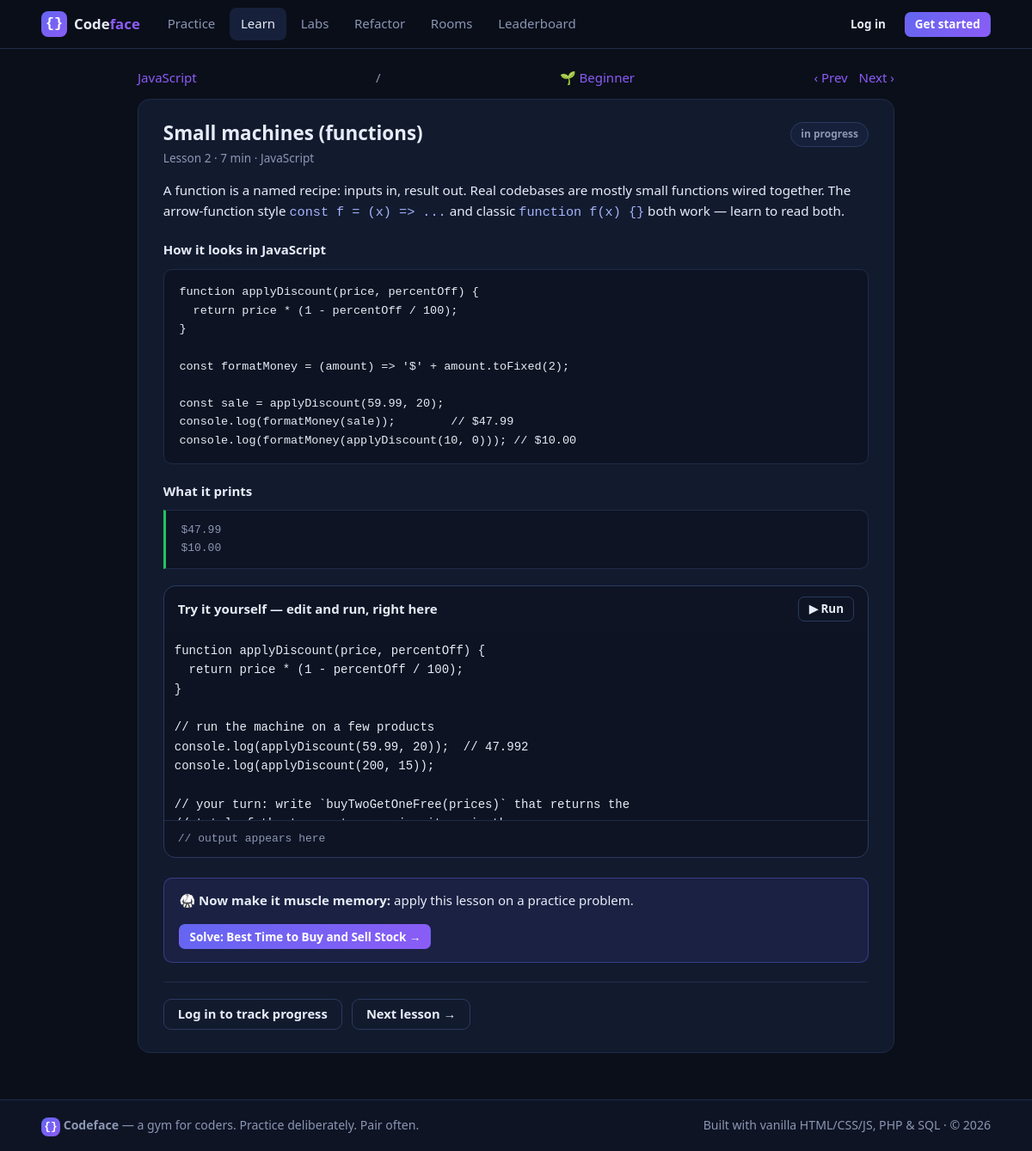
Page /frontend/learn-lesson.php?l=javascript&n=2 on the committed database.
### tables this page shows
CREATE TABLE learn_lessons (
  id             INTEGER PRIMARY KEY AUTOINCREMENT,
  track          TEXT NOT NULL,
  position       INTEGER NOT NULL,
  slug           TEXT NOT NULL,
  title          TEXT NOT NULL,
  concept        TEXT NOT NULL,
  example_code   TEXT NOT NULL DEFAULT '',
  example_output TEXT NOT NULL DEFAULT '',
  try_code       TEXT NOT NULL DEFAULT '',
  problem_slug   TEXT NOT NULL DEFAULT '',
  minutes        INTEGER NOT NULL DEFAULT 5,
  UNIQUE(track, slug)
);

CREATE TABLE problems (
  id            INTEGER PRIMARY KEY AUTOINCREMENT,
  slug          TEXT NOT NULL UNIQUE,
  title         TEXT NOT NULL,
  difficulty    TEXT NOT NULL CHECK (difficulty IN ('easy','medium','hard')),
  category      TEXT NOT NULL DEFAULT '',
  description   TEXT NOT NULL,
  tags          TEXT NOT NULL DEFAULT '',
  function_name TEXT NOT NULL,
  starter_js    TEXT NOT NULL,
  solution_js   TEXT NOT NULL DEFAULT '',
  tests_json    TEXT NOT NULL,
  starters_json TEXT,
  points        INTEGER NOT NULL DEFAULT 10,
  ai_user_id    INTEGER NULL REFERENCES users(id) ON DELETE CASCADE,
  created_at    TEXT NOT NULL DEFAULT (datetime('now'))
);

### backend/lib/langs.php (called while the page is built, shortened)
<?php
function cf_languages(): array {
    static $langs = null;
    if ($langs !== null) return $langs;
    return $langs;
}
function cf_runner_available(string $lang): bool {
    $r = cf_languages()[$lang]['runner'] ?? null;
    return in_array($r, ['js', 'ts', 'python'], true);
}

### backend/lib/learnbank.php (called while the page is built, shortened)
<?php
function cf_learn_extra_meta(): array {
    return [
        'sql' => [
            'name' => 'SQL', 'monaco' => 'sql', 'runner' => null, 'case' => 'snake',
            'blurb' => 'The universal language of data. Four keywords — SELECT, FROM, WHERE, JOIN — run every app you have ever used.',
        ],
        'bash' => [
            'name' => 'Bash (shell)', 'monaco' => 'shell', 'runner' => null, 'case' => 'snake',
            'blurb' => 'The glue of every server on Earth. Tiny scripts that move mountains of files, logs, and deploys.',
        ],
        'htmlcss' => [
            'name' => 'HTML & CSS', 'monaco' => 'html', 'runner' => null, 'case' => 'snake',
            'blurb' => 'Structure and style — the two notations every screen on the internet is built with.',
        ],
    ];
}
function cf_learn_tracks_meta(?string $id = null) {
    static $all = null;
    if ($all === null) $all = cf_languages() + cf_learn_extra_meta();
    return $id === null ? $all : ($all[$id] ?? null);
}
function cf_learn_levels(): array {
    return [
        'beginner' => [
            'name' => 'Beginner', 'range' => [1, 4], 'icon' => '🌱',
            'blurb' => 'Start from zero: values, variables, conditions and loops — your first programs that actually do something.',
        ],
        'intermediate' => [
            'name' => 'Intermediate', 'range' => [5, 8], 'icon' => '🌿',
            'blurb' => 'Level up: collections, strings and the everyday text/data pipelines real jobs run on.',
        ],
        'advance' => [
            'name' => 'Advance', 'range' => [9, 12], 'icon' => '🌳',
            'blurb' => 'Think like an engineer: structure, abstractions, file I/O and the idioms that separate hobby code from pro code.',
        ],
        'pro' => [
            'name' => 'Pro', 'range' => [13, 16], 'icon' => '🏆',
            'blurb' => 'Prove it: production patterns, testing, tooling and a capstone mini-project that assembles the whole track, end to end.',
        ],
    ];
}
function cf_learn_level_of_position(int $pos): string {
    foreach (cf_learn_levels() as $slug => $lv) {
        if ($pos >= $lv['range'][0] && $pos <= $lv['range'][1]) return $slug;
    }
    return 'beginner';
}

### backend/lib/db.php (called while the page is built, shortened)
<?php
function db(): PDO {
    static $pdo = null;
    global $config;
    if ($pdo instanceof PDO) return $pdo;
    require_once __DIR__ . '/content_seed.php';
    $cfg    = $config['db'];
    $driver = $cfg['driver'];
    if ($driver === 'mysql') {
        $m = $cfg['mysql'];
        $pdo = new PDO(
            "mysql:host={$m['host']};port={$m['port']};charset={$m['charset']}",
            $m['user'],
            $m['pass'],
            [
                PDO::ATTR_ERRMODE            => PDO::ERRMODE_EXCEPTION,
                PDO::ATTR_DEFAULT_FETCH_MODE => PDO::FETCH_ASSOC,
                PDO::ATTR_EMULATE_PREPARES   => false,
            ]
        );
        $dbName = preg_replace('/[^A-Za-z0-9_]/', '', (string)($m['name'] ?? 'codeface')) ?: 'codeface';
        $pdo->exec("CREATE DATABASE IF NOT EXISTS `{$dbName}` CHARACTER SET utf8mb4 COLLATE utf8mb4_unicode_ci");
        $pdo->exec("USE `{$dbName}`");
        $hasUsers = (bool)$pdo->query("SHOW TABLES LIKE 'users'")->fetch();
        if (!$hasUsers) {
            db_run_sql_file($pdo, __DIR__ . '/../../database/schema.mysql.sql');
            seed_database($pdo);
        } else {
            seed_database_if_empty($pdo);
        }
    } else {
        $path  = $cfg['sqlite_path'];
        $fresh = !file_exists($path) || filesize($path) === 0;
        $pdo = new PDO('sqlite:' . $path, null, null, [
            PDO::ATTR_ERRMODE            => PDO::ERRMODE_EXCEPTION,
            PDO::ATTR_DEFAULT_FETCH_MODE => PDO::FETCH_ASSOC,
        ]);
        $pdo->exec('PRAGMA journal_mode = WAL');
        $pdo->exec('PRAGMA foreign_keys = ON');
    }
    cf_migrate_and_seed($pdo);
    return $pdo;
}
function db_one(string $sql, array $params = []): ?array {
    $st = db()->prepare($sql);
    $st->execute($params);
    $row = $st->fetch();
    return $row === false ? null : $row;
}

### backend/config/config.php (called while the page is built)
<?php
return [
    'app' => [
        'name'    => 'Codeface',
        'tagline' => 'A gym for coders',
    ],
    'db' => [
        'driver'      => getenv('CODEFACE_DB_DRIVER') ?: 'sqlite',
        'sqlite_path' => getenv('CODEFACE_SQLITE') ?: __DIR__ . '/../../database/data/codeface.sqlite',
        'mysql'       => [
            'host'    => getenv('CODEFACE_DB_HOST') ?: '127.0.0.1',
            'port'    => getenv('CODEFACE_DB_PORT') ?: '3306',
            'name'    => getenv('CODEFACE_DB_NAME') ?: 'codeface',
            'user'    => getenv('CODEFACE_DB_USER') ?: 'root',
            'pass'    => getenv('CODEFACE_DB_PASS') !== false ? getenv('CODEFACE_DB_PASS') : '',
            'charset' => 'utf8mb4',
        ],
    ],
    'smtp' => [
        'host'      => getenv('CODEFACE_SMTP_HOST') ?: 'smtp.gmail.com',
        'port'      => (int)(getenv('CODEFACE_SMTP_PORT') ?: 587),
        'secure'    => getenv('CODEFACE_SMTP_SECURE') ?: 'tls',
        'user'      => getenv('CODEFACE_SMTP_USER') ?: '',
        'pass'      => getenv('CODEFACE_SMTP_PASS') ?: '',
        'from'      => getenv('CODEFACE_SMTP_FROM') ?: (getenv('CODEFACE_SMTP_USER') ?: 'no-reply@codeface.local'),
        'from_name' => 'Codeface',
    ],
    'sse' => [
        'enabled'     => true,
        'max_seconds' => 50,
        'tick_ms'     => 600,
    ],
];

### backend/lib/bootstrap.php (called while the page is built, shortened)
<?php
$config = require __DIR__ . '/../config/config.php';
require __DIR__ . '/helpers.php';
require __DIR__ . '/langs.php';
require __DIR__ . '/learnbank.php';
require __DIR__ . '/db.php';
require __DIR__ . '/auth.php';

### backend/lib/content_seed.php (called while the page is built, shortened)
<?php
function cf_meta_get(PDO $pdo, string $key): ?string {
    try {
        $row = $pdo->prepare('SELECT value FROM meta WHERE `key` = ?');
        $row->execute([$key]);
        $r = $row->fetch();
        return $r ? (string)$r['value'] : null;
    } catch (Throwable $e) {
        return null;
    }
}
function cf_migrate_and_seed(PDO $pdo): void {
    if ((int)(cf_meta_get($pdo, 'schema_version') ?? '0') >= CF_SCHEMA_VERSION) return;
}

### backend/lib/auth.php (called while the page is built, shortened)
<?php
function current_user(): ?array {
    static $loaded = false, $user = null;
    if ($loaded) return $user;
    if (empty($_SESSION['uid'])) return null;
    $user = db_one(
        'SELECT id, username, email, display_name, bio, avatar, avatar_color, rating, is_admin, created_at, last_seen
         FROM users WHERE id = ?',
        [(int)$_SESSION['uid']]
    );
    return $user;
}

### frontend/learn-lesson.php (the view, shortened to what this page needs)
<?php
require __DIR__ . '/../backend/lib/bootstrap.php';
$me = current_user();
$lang = (string)($_GET['l'] ?? '');
$meta = cf_learn_tracks_meta($lang);
$n = (int)($_GET['n'] ?? 1);
$lesson = $meta ? db_one('SELECT * FROM learn_lessons WHERE track = ? AND position = ?', [$lang, $n]) : null;
$hasPrev = (bool)db_one('SELECT id FROM learn_lessons WHERE track = ? AND position = ?', [$lang, $n - 1]);
$hasNext = (bool)db_one('SELECT id FROM learn_lessons WHERE track = ? AND position = ?', [$lang, $n + 1]);
$isDone = $me ? (bool)db_one('SELECT lesson_id FROM learn_progress WHERE user_id = ? AND lesson_id = ?', [(int)$me['id'], $lesson['id']]) : false;
$problem = $lesson['problem_slug'] !== '' ? db_one('SELECT slug, title, difficulty FROM problems WHERE slug = ?', [$lesson['problem_slug']]) : null;
require __DIR__ . '/../backend/partials/head.php';
require __DIR__ . '/../backend/partials/header.php';
?>
<div class="container lesson-wrap">
  <nav class="crumbs">
    <?php
    $levelSlug = cf_learn_level_of_position($n);
    $levelMeta = cf_learn_levels()[$levelSlug];
    ?>
    <a href="learn-track.php?l=<?= urlencode($lang) ?>"><?= e($meta['name']) ?></a>
    <span class="crumb-sep">/</span>
    <a href="learn-level.php?l=<?= urlencode($lang) ?>&amp;level=<?= e($levelSlug) ?>"><?= e($levelMeta['icon']) ?> <?= e($levelMeta['name']) ?></a>
    <span class="crumbs-nav">
      <?php if ($hasPrev): ?><a href="learn-lesson.php?l=<?= urlencode($lang) ?>&amp;n=<?= $n - 1 ?>">‹ Prev</a><?php endif; ?>
      <?php if ($hasNext): ?><a href="learn-lesson.php?l=<?= urlencode($lang) ?>&amp;n=<?= $n + 1 ?>">Next ›</a><?php endif; ?>
    </span>
  </nav>
  <div class="card lesson-card">
    <div class="lesson-card-head">
      <div>
        <h1><?= e($lesson['title']) ?></h1>
        <p class="muted">Lesson <?= (int)$lesson['position'] ?> · <?= (int)$lesson['minutes'] ?> min · <?= e($meta['name']) ?></p>
      </div>
      <span class="lesson-status-pill <?= $isDone ? 'done-pill' : '' ?>" id="statusPill"><?= $isDone ? '✓ completed' : 'in progress' ?></span>
    </div>
    <div class="desc-body lesson-concept"><?= allow_html($lesson['concept']) ?></div>
    <?php if ($lesson['example_code'] !== ''): ?>
    <h4 class="tests-preview-title">How it looks in <?= e($meta['name']) ?></h4>
    <pre class="code-block"><code><?= e($lesson['example_code']) ?></code></pre>
    <?php endif; ?>
    <?php if ($lesson['example_output'] !== ''): ?>
    <h4 class="tests-preview-title">What it prints</h4>
    <pre class="output-block"><code><?= e($lesson['example_output']) ?></code></pre>
    <?php endif; ?>
    <?php if ($lesson['try_code'] !== ''): ?>
      <?php if (cf_runner_available($lang)): ?>
      <div class="try-block">
        <div class="try-head">
          <h4>Try it yourself — edit and run, right here</h4>
          <button class="btn btn-outline btn-sm" id="btnTryRun" type="button">▶ Run</button>
        </div>
        <div id="tryEditor" class="editor-host try-editor"></div>
        <pre class="console-panel" id="tryOut">// output appears here</pre>
      </div>
      <?php endif; ?>
    <?php endif; ?>
    <?php if ($problem): ?>
    <div class="practice-callout">
      <span>🥋 <strong>Now make it muscle memory:</strong> apply this lesson on a practice problem.</span>
      <a class="btn btn-primary btn-sm" href="problem.php?slug=<?= urlencode($problem['slug']) ?>">Solve: <?= e($problem['title']) ?> →</a>
    </div>
    <?php endif; ?>
    <div class="lesson-actions">
      <?php if ($me): ?>
      <button class="btn <?= $isDone ? 'btn-ghost' : 'btn-primary' ?>" id="btnComplete" type="button">
        <?= $isDone ? '✓ Completed — undo' : 'Mark lesson complete' ?>
      </button>
      <?php else: ?>
      <a class="btn btn-outline" href="login.php?next=learn-lesson.php%3Fl%3D<?= urlencode($lang) ?>%26n%3D<?= $n ?>">Log in to track progress</a>
      <?php endif; ?>
      <?php if ($hasNext): ?><a class="btn btn-outline" href="learn-lesson.php?l=<?= urlencode($lang) ?>&amp;n=<?= $n + 1 ?>">Next lesson →</a><?php endif; ?>
    </div>
  </div>
</div>
<?php
require __DIR__ . '/../backend/partials/footer.php';
?>

### backend/lib/helpers.php (shortened to what this page needs)
<?php
function e(?string $s): string {
    return htmlspecialchars((string)$s, ENT_QUOTES, 'UTF-8');
}
function allow_html(?string $html): string {
    return strip_tags((string)$html, '<p><pre><code><ul><ol><li><strong><em><b><i><h3><h4><br><hr><table><thead><tbody><tr><th><td>');
}

### rows in the picture
learn_lessons: title "Small machines (functions)", position "2", minutes "7", concept "A function is a named recipe: inputs in, result out. Real codebases are mostly small functions wired together. The arrow-function style const f = (x) => ... and classic function f(x) {} both work — learn to read both.", example_code "function applyDiscount(price, percentOff) { return price * (1 - percentOff / 100); } const formatMoney = (amount) => '$' + amount.toFixed(2); const sale = applyDiscount(59.99, 20); console.log(formatMoney(sale)); // $47.99 console.log(formatMoney(applyDiscount(10, 0))); // $10.00", example_output "$47.99 $10.00"
problems: title "Best Time to Buy and Sell Stock"

### other values in the picture
$label "Practice Learn Labs Refactor Rooms Leaderboard"
$meta['name'] "JavaScript"
$levelMeta['icon'] "🌱"
$levelMeta['name'] "Beginner"
$year "2026"
